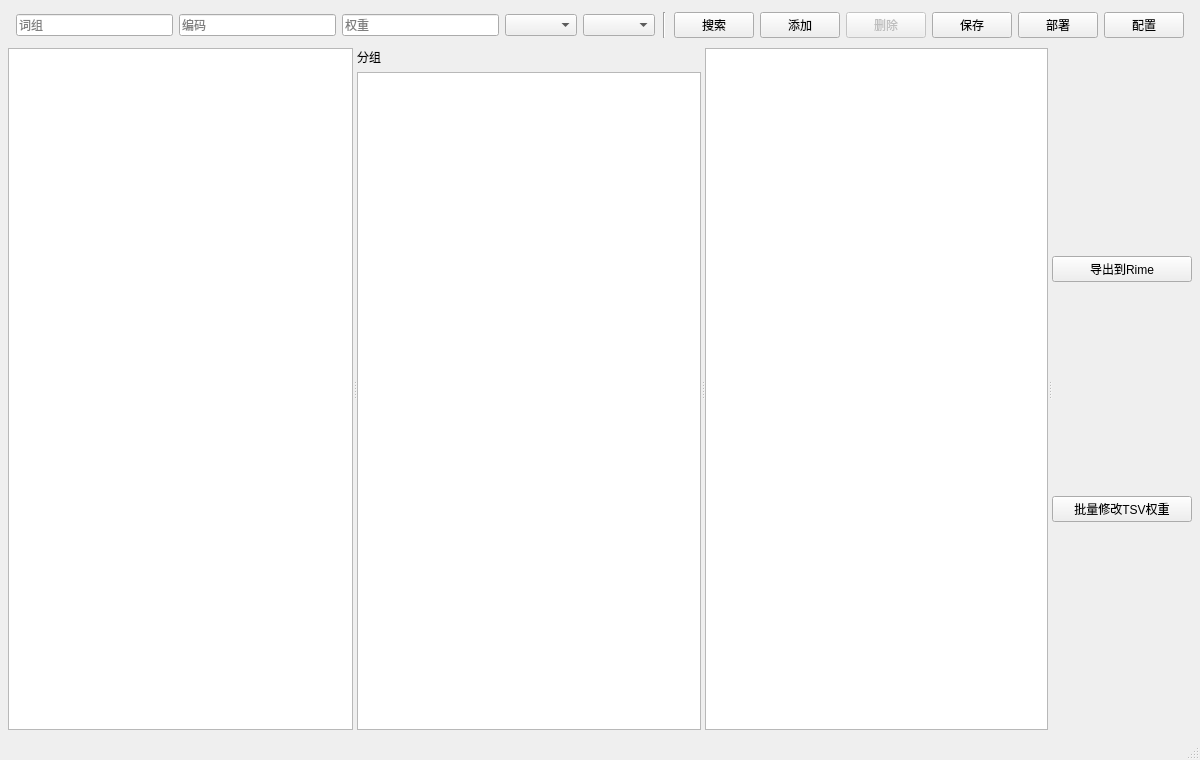
<?xml version="1.0" encoding="UTF-8"?>
<ui version="4.0">
 <class>WorkspaceWindow</class>
 <widget class="QMainWindow" name="WorkspaceWindow">
  <property name="geometry">
   <rect>
    <x>0</x>
    <y>0</y>
    <width>1200</width>
    <height>760</height>
   </rect>
  </property>
  <property name="windowTitle">
   <string>词库工具箱 · 工作区</string>
  </property>
  <widget class="QWidget" name="centralwidget">
   <layout class="QVBoxLayout" name="mainLayout">
    <property name="leftMargin">
     <number>8</number>
    </property>
    <property name="topMargin">
     <number>8</number>
    </property>
    <property name="rightMargin">
     <number>8</number>
    </property>
    <property name="bottomMargin">
     <number>8</number>
    </property>
    <item>
     <widget class="QFrame" name="topWidget" native="true">
      <property name="frameShape">
       <enum>QFrame::NoFrame</enum>
      </property>
      <property name="frameShadow">
       <enum>QFrame::Plain</enum>
      </property>
      <property name="lineWidth">
       <number>0</number>
      </property>
      <property name="sizePolicy">
       <sizepolicy hsizetype="Preferred" vsizetype="Fixed">
        <horstretch>0</horstretch>
        <verstretch>0</verstretch>
       </sizepolicy>
      </property>
      <layout class="QHBoxLayout" name="topLayout">
       <property name="leftMargin">
        <number>8</number>
       </property>
       <property name="topMargin">
        <number>4</number>
       </property>
       <property name="rightMargin">
        <number>8</number>
       </property>
       <property name="bottomMargin">
        <number>4</number>
       </property>
       <property name="spacing">
        <number>8</number>
       </property>
       <item>
        <layout class="QHBoxLayout" name="inputLayout">
         <property name="spacing">
          <number>6</number>
         </property>
         <item>
          <widget class="QLineEdit" name="editWord">
           <property name="placeholderText">
            <string>词组</string>
           </property>
           <property name="minimumWidth">
            <number>140</number>
           </property>
          </widget>
         </item>
         <item>
          <widget class="QLineEdit" name="editCode">
           <property name="placeholderText">
            <string>编码</string>
           </property>
           <property name="minimumWidth">
            <number>110</number>
           </property>
          </widget>
         </item>
         <item>
          <widget class="QLineEdit" name="editWeight">
           <property name="placeholderText">
            <string>权重</string>
           </property>
           <property name="minimumWidth">
            <number>80</number>
           </property>
          </widget>
         </item>
         <item>
          <widget class="QComboBox" name="comboGroup">
           <property name="minimumWidth">
            <number>140</number>
           </property>
           <property name="editable">
            <bool>false</bool>
           </property>
           <property name="placeholderText">
            <string>分组</string>
           </property>
          </widget>
         </item>
         <item>
          <widget class="QComboBox" name="comboEnable">
           <property name="minimumWidth">
            <number>90</number>
           </property>
           <property name="editable">
            <bool>false</bool>
           </property>
           <property name="placeholderText">
            <string>启用</string>
           </property>
          </widget>
         </item>
        </layout>
       </item>
       <item>
        <widget class="QFrame" name="sep1">
         <property name="frameShape">
          <enum>QFrame::VLine</enum>
         </property>
         <property name="frameShadow">
          <enum>QFrame::Sunken</enum>
         </property>
        </widget>
       </item>
       <item>
        <layout class="QHBoxLayout" name="actionLayout">
         <property name="spacing">
          <number>6</number>
         </property>
         <item>
          <widget class="QPushButton" name="btnSearch">
           <property name="text">
            <string>搜索</string>
           </property>
          </widget>
         </item>
         <item>
          <widget class="QPushButton" name="btnAdd">
           <property name="text">
            <string>添加</string>
           </property>
          </widget>
         </item>
         <item>
          <widget class="QPushButton" name="btnDelete">
           <property name="text">
            <string>删除</string>
           </property>
           <property name="enabled">
            <bool>false</bool>
           </property>
           <property name="toolTip">
            <string>删除选中的行（仅 tsv，Ctrl/Shift+点击多选）</string>
           </property>
          </widget>
         </item>
         <item>
          <widget class="QPushButton" name="btnSave">
           <property name="text">
            <string>保存</string>
           </property>
          </widget>
         </item>
         <item>
          <widget class="QPushButton" name="btnDeploy">
           <property name="text">
            <string>部署</string>
           </property>
          </widget>
         </item>
         <item>
          <widget class="QPushButton" name="btnConfig">
           <property name="text">
            <string>配置</string>
           </property>
          </widget>
         </item>
        </layout>
       </item>
      </layout>
     </widget>
    </item>
    <item>
     <widget class="QSplitter" name="splitter">
      <property name="orientation">
       <enum>Qt::Horizontal</enum>
      </property>
      <widget class="QWidget" name="leftWidget" native="true">
       <layout class="QVBoxLayout" name="leftLayout">
        <property name="leftMargin">
         <number>0</number>
        </property>
        <property name="topMargin">
         <number>0</number>
        </property>
        <property name="rightMargin">
         <number>0</number>
        </property>
        <property name="bottomMargin">
         <number>0</number>
        </property>
        <item>
         <widget class="QTreeWidget" name="fileTree">
          <attribute name="headerVisible">
           <bool>false</bool>
          </attribute>
          <column>
           <property name="text">
            <string notr="true">1</string>
           </property>
          </column>
         </widget>
        </item>
       </layout>
      </widget>
      <widget class="QWidget" name="midWidget" native="true">
       <layout class="QVBoxLayout" name="midLayout">
        <property name="leftMargin">
         <number>0</number>
        </property>
        <property name="topMargin">
         <number>0</number>
        </property>
        <property name="rightMargin">
         <number>0</number>
        </property>
        <property name="bottomMargin">
         <number>0</number>
        </property>
        <item>
         <widget class="QSplitter" name="midSplitter">
          <property name="orientation">
           <enum>Qt::Horizontal</enum>
          </property>
          <widget class="QWidget" name="groupPanel" native="true">
           <layout class="QVBoxLayout" name="groupLayout">
            <property name="leftMargin">
             <number>0</number>
            </property>
            <property name="topMargin">
             <number>0</number>
            </property>
            <property name="rightMargin">
             <number>0</number>
            </property>
            <property name="bottomMargin">
             <number>0</number>
            </property>
            <item>
             <widget class="QLabel" name="groupLabel">
              <property name="text">
               <string>分组</string>
              </property>
             </widget>
            </item>
            <item>
             <widget class="QListWidget" name="groupListWidget"/>
            </item>
           </layout>
          </widget>
          <widget class="QTableView" name="tableView">
           <property name="editTriggers">
            <set>QAbstractItemView::NoEditTriggers</set>
           </property>
           <property name="selectionMode">
            <enum>QAbstractItemView::ExtendedSelection</enum>
           </property>
           <property name="selectionBehavior">
            <enum>QAbstractItemView::SelectRows</enum>
           </property>
           <property name="verticalScrollMode">
            <enum>QAbstractItemView::ScrollPerPixel</enum>
           </property>
           <property name="sortingEnabled">
            <bool>true</bool>
           </property>
           <property name="wordWrap">
            <bool>false</bool>
           </property>
           <attribute name="verticalHeaderVisible">
            <bool>false</bool>
           </attribute>
           <attribute name="horizontalHeaderStretchLastSection">
            <bool>true</bool>
           </attribute>
          </widget>
         </widget>
        </item>
       </layout>
      </widget>
      <widget class="QWidget" name="rightWidget" native="true">
       <layout class="QVBoxLayout" name="rightLayout">
        <property name="leftMargin">
         <number>0</number>
        </property>
        <property name="topMargin">
         <number>0</number>
        </property>
        <property name="rightMargin">
         <number>0</number>
        </property>
        <property name="bottomMargin">
         <number>0</number>
        </property>
        <item>
         <widget class="QPushButton" name="btnExportRime">
          <property name="text">
           <string>导出到Rime</string>
          </property>
         </widget>
        </item>
        <item>
         <widget class="QPushButton" name="btnBatchWeight">
          <property name="text">
           <string>批量修改TSV权重</string>
          </property>
         </widget>
        </item>
       </layout>
      </widget>
     </widget>
    </item>
   </layout>
  </widget>
  <widget class="QStatusBar" name="statusbar"/>
 </widget>
 <resources/>
 <connections/>
</ui>
